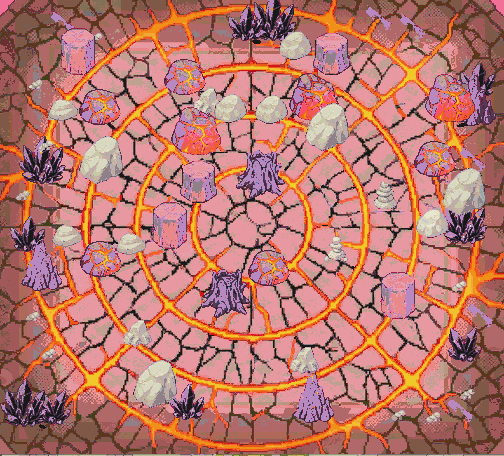

This game map was drawn from its Tiled (.tmx) file and the tilesets committed beside it. A one-line description and the full map source follow:
An orthogonal 21x19 tile map with 24x24 px tiles, 1 tile layer (arene_volcan_aube).

<map version="1.10" tiledversion="1.10.2" orientation="orthogonal" renderorder="right-down" width="21" height="19" tilewidth="24" tileheight="24" infinite="0" nextlayerid="2" nextobjectid="1">
 <properties>
  <property name="zone" value="arene_volcan_aube" />
  <property name="frames" type="int" value="24" />
  <property name="frame_ms" type="int" value="110" />
  <property name="tuiles_animees" type="int" value="0" />
 </properties>
 <tileset firstgid="1" source="arene_volcan_aube_tuiles.tsx" />
 <layer id="1" name="arene_volcan_aube" width="21" height="19">
  <data encoding="csv">
1,2,3,4,5,6,7,8,9,10,11,12,13,14,15,16,17,18,19,20,21,
22,23,24,25,26,27,28,29,30,31,32,33,34,35,36,37,38,39,40,41,42,
43,44,45,46,47,48,49,50,51,52,53,54,55,56,57,58,59,60,61,62,63,
64,65,66,67,68,69,70,71,72,73,74,75,76,77,78,79,80,81,82,83,84,
85,86,87,88,89,90,91,92,93,94,95,96,97,98,99,100,101,102,103,104,105,
106,107,108,109,110,111,112,113,114,115,116,117,118,119,120,121,122,123,124,125,126,
127,128,129,130,131,132,133,134,135,136,137,138,139,140,141,142,143,144,145,146,147,
148,149,150,151,152,153,154,155,156,157,158,159,160,161,162,163,164,165,166,167,168,
169,170,171,172,173,174,175,176,177,178,179,180,181,182,183,184,185,186,187,188,189,
190,191,192,193,194,195,196,197,198,199,200,201,202,203,204,205,206,207,208,209,210,
211,212,213,214,215,216,217,218,219,220,221,222,223,224,225,226,227,228,229,230,231,
232,233,234,235,236,237,238,239,240,241,242,243,244,245,246,247,248,249,250,251,252,
253,254,255,256,257,258,259,260,261,262,263,264,265,266,267,268,269,270,271,272,273,
274,275,276,277,278,279,280,281,282,283,284,285,286,287,288,289,290,291,292,293,294,
295,296,297,298,299,300,301,302,303,304,305,306,307,308,309,310,311,312,313,314,315,
316,317,318,319,320,321,322,323,324,325,326,327,328,329,330,331,332,333,334,335,336,
337,338,339,340,341,342,343,344,345,346,347,348,349,350,351,352,353,354,355,356,357,
358,359,360,361,362,363,364,365,366,367,368,369,370,371,372,373,374,375,376,377,378,
379,380,381,382,383,384,385,386,387,388,389,390,391,392,393,394,395,396,397,398,399
</data>
 </layer>
</map>
